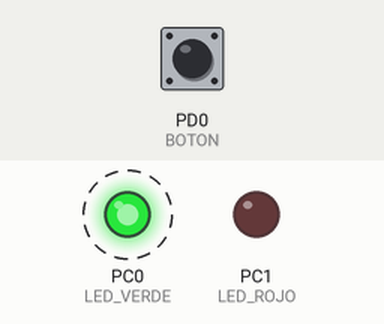
A program run on a simulated ATmega328P, built with avr-gcc and emulated at 16 MHz (the files do not name the chip). Parts: output pins drawn as LEDs (lit = HIGH). Dashed ring = blinking. The inputs (shaded band) are chosen by the test bench; at power-on: PD0 (BOTON) HIGH.

Above: at 1.05 s.
1.3 s: PD0 (BOTON) pulled LOW for 0.15 s
At 4.3 s:
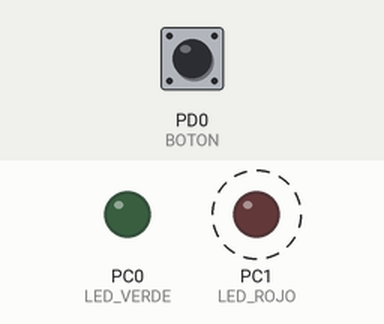
4.4 s: PD0 (BOTON) pulled LOW for 1 s
At 5.74 s:
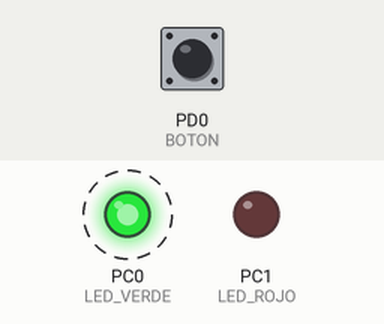
7.5 s: PD0 (BOTON) pulled LOW for 3.2 s
At 11.1 s:
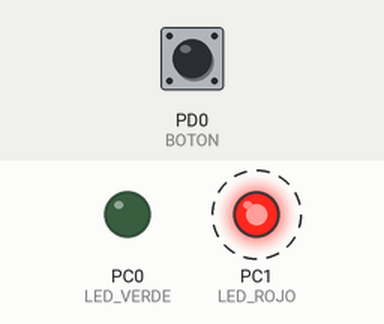
Timing chart, 0 to 19.7 s (numbered marks = the images above; inputs shaded):
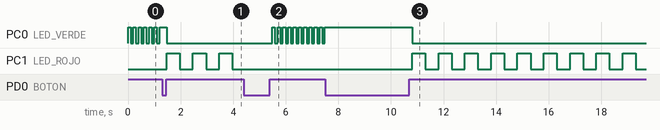

The program:

main.c
```c
#include <avr/io.h>
#include <util/delay.h>
#include <avr/interrupt.h>

#define F_CPU 16000000UL

#define LED_VERDE PC0
#define LED_ROJO PC1
#define BOTON PD0

volatile uint8_t usar_verde = 1; // 1 = parpadea el verde, 0 = parpadea el rojo

ISR(PCINT2_vect) {
    // Anti-rebote: verificar que esté presionado y esperar liberación
    if (!(PIND & (1 << BOTON))) {
        _delay_ms(20);
        if (!(PIND & (1 << BOTON))) {
            usar_verde ^= 1; // Cambiar cuál LED parpadea
            // Esperar a que se suelte el botón
            while (!(PIND & (1 << BOTON)));
            _delay_ms(20);
        }
    }
}

void setup() {
    // LEDS como salida
    DDRC |= (1 << LED_VERDE) | (1 << LED_ROJO);
    PORTC &= ~((1 << LED_VERDE) | (1 << LED_ROJO)); // Apagar ambos

    // Botón como entrada con pull-up
    DDRD &= ~(1 << BOTON);
    PORTD |= (1 << BOTON);

    // Configurar interrupción en PD0
    PCICR |= (1 << PCIE2);       // Habilitar PCINT para PORTD
    PCMSK2 |= (1 << PCINT16);    // Habilitar PCINT en PD0

    sei(); // Habilitar interrupciones globales
}

int main(void) {
    setup();

    while (1) {
        if (usar_verde) {
            // Parpadea solo el verde rápido
            PORTC ^= (1 << LED_VERDE);
            PORTC &= ~(1 << LED_ROJO); // Asegurar rojo apagado
            _delay_ms(100);
        } else {
            // Parpadea solo el rojo lento
            PORTC ^= (1 << LED_ROJO);
            PORTC &= ~(1 << LED_VERDE); // Asegurar verde apagado
            _delay_ms(500);
        }
    }

    return 0;
}
```

Measured:
- after the input at 1.3 s, PC1 (LED_ROJO): alternates HIGH for 0.50 s and LOW for 0.50 s, starting after 0.17 s
- after the input at 4.4 s, PC0 (LED_VERDE): alternates HIGH for 0.10 s and LOW for 0.10 s, starting after 1.1 s; PC1 (LED_ROJO): stops changing and stays LOW
- after the input at 7.5 s, PC1 (LED_ROJO): alternates HIGH for 0.50 s and LOW for 0.50 s, starting after 3.3 s
